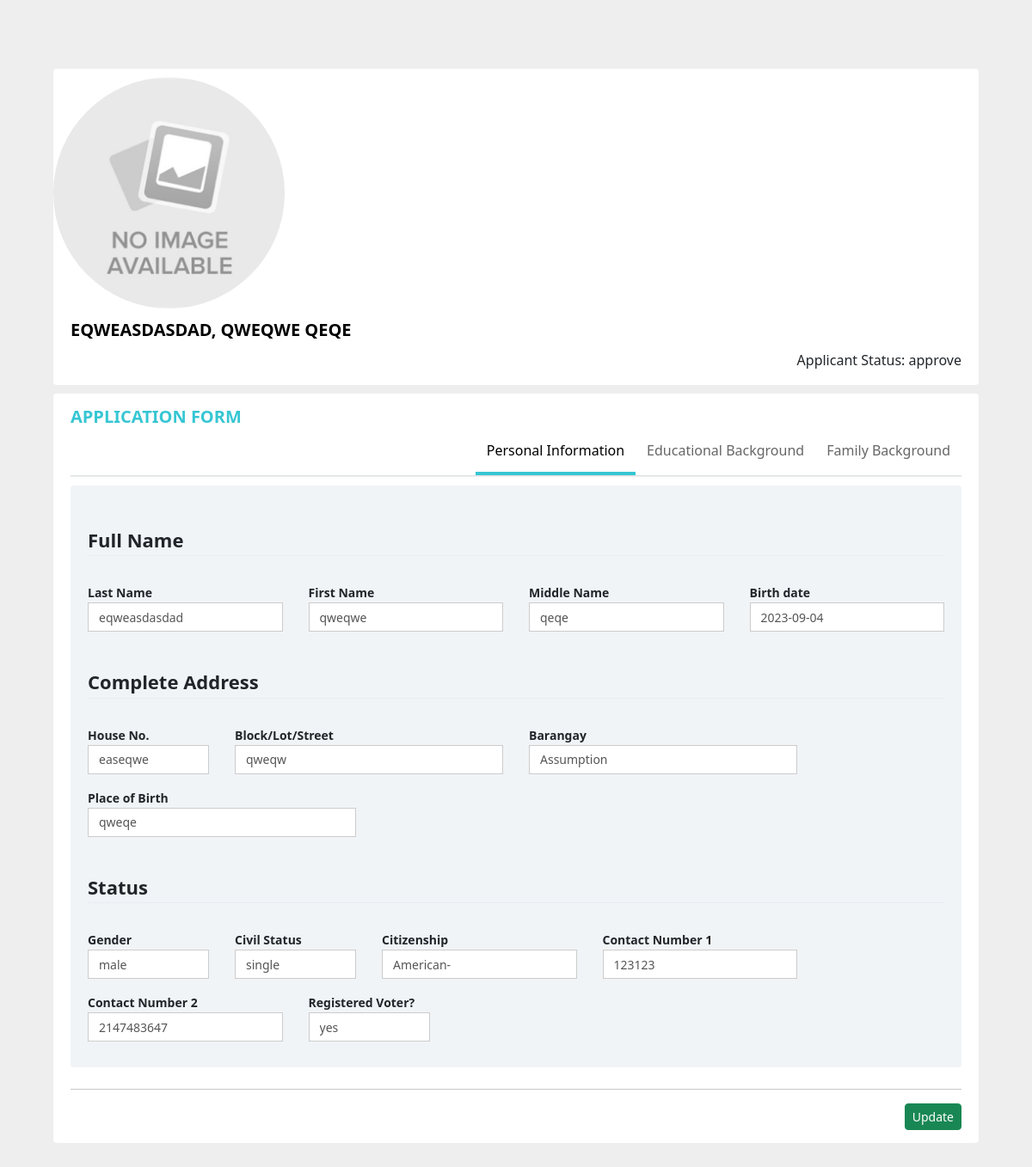
Screenshot of /pages/admin/action/profileStaffDb.php?id=27 with the database file from the repository.
### tables this page shows
CREATE TABLE `registration` (
  `applicant_id` int(11) NOT NULL,
  `fullName` varchar(255) NOT NULL,
  `lastName` varchar(50) NOT NULL,
  `firstName` varchar(50) NOT NULL,
  `middleName` varchar(50) NOT NULL,
  `status` varchar(100) DEFAULT NULL,
  `gender` varchar(10) NOT NULL,
  `civilStatus` varchar(10) NOT NULL,
  `voter` varchar(5) NOT NULL,
  `birthDate` date NOT NULL,
  `birthPlace` varchar(100) NOT NULL,
  `citizenship` varchar(10) NOT NULL,
  `fullAddress` varchar(255) NOT NULL,
  `houseAddress` varchar(100) NOT NULL,
  `streetAddress` varchar(100) NOT NULL,
  `barangayAddress` varchar(100) NOT NULL,
  `contactNum1` varchar(20) NOT NULL,
  `contactNum2` int(20) NOT NULL,
  `pic2x2` varchar(255) NOT NULL,
  `signaturePic` varchar(255) NOT NULL,
  `schoolName` varchar(100) NOT NULL,
  `schoolAddress` varchar(100) NOT NULL,
  `schoolType` varchar(10) NOT NULL,
  `course` varchar(50) NOT NULL,
  `yearLevel` varchar(50) NOT NULL,
  `fatherName` varchar(100) NOT NULL,
  `fatherStatus` varchar(20) NOT NULL,
  `fatherAddress` varchar(100) NOT NULL,
  `fatherContact` int(20) NOT NULL,
  `fatherOccupation` varchar(50) NOT NULL,
  `fatherEduc` varchar(50) NOT NULL,
  `motherName` varchar(100) NOT NULL,
  `motherStatus` varchar(50) NOT NULL,
  `motherAddress` varchar(100) NOT NULL,
  `motherContact` int(20) NOT NULL,
  `motherOccupation` varchar(50) NOT NULL,
  `motherEduc` varchar(50) NOT NULL,
  `guardianName` varchar(100) NOT NULL,
  `guardianAddress` varchar(100) NOT NULL,
  `guardianContact` int(20) NOT NULL,
  `guardianOccupation` varchar(50) NOT NULL,
  `guardianEduc` varchar(50) NOT NULL,
  `sibling1` varchar(200) NOT NULL,
  `sibling2` varchar(200) NOT NULL,
  `sibling3` varchar(200) NOT NULL,
  `sibling4` varchar(200) NOT NULL,
  `sibling5` varchar(200) NOT NULL,
  `sibling6` varchar(200) NOT NULL,
  `sizeFamily` int(50) NOT NULL,
  `annualGross` int(100) NOT NULL
);

CREATE TABLE `registration_approval` (
  `action_id` int(100) NOT NULL,
  `application_id` int(100) NOT NULL,
  `action_type` varchar(50) NOT NULL,
  `exam_status` varchar(100) DEFAULT NULL,
  `date` datetime NOT NULL DEFAULT current_timestamp()
);

### pages/admin/action/profileStaffDb.php (the view, shortened to what this page needs)
<?php
include '../include/dbConnection.php';
if (isset($_GET['id'])) {
    $applicantId = $_GET['id'];
    $sql = "SELECT * FROM registration WHERE applicant_id = '$applicantId'";
    $result = mysqli_query($conn, $sql);
    if ($result) {
        if (mysqli_num_rows($result) > 0) {
            $row = mysqli_fetch_assoc($result);
            extract($row);
        } else {
            echo "No row found with the specified ID.";
        }
    } else {
        echo "Error executing the query: " . mysqli_error($conn);
    }
} else {
    echo "No ID parameter found in the URL.";
}
?>
<!DOCTYPE html>
<html lang="en">
<head>
    <link href="https://cdn.jsdelivr.net/npm/bootstrap@5.3.0/dist/css/bootstrap.min.css" rel="stylesheet">
    <link rel="stylesheet" href="../../style/tabbing.css">
</head>
<body>
    <div class="container">
        <div class="profileBar">
            <div class="portlet light profileBar-portlet">
                <div class="profile-pic">
                    <?php
                    $signaturePicPath = "../../uploads/applicant/2x2/" . $pic2x2;
                    if (file_exists($signaturePicPath)) {
                        echo '<img src="' . $signaturePicPath . '" class="img-responsive">';
                    } else {
                        echo '<img src="../../uploads/applicant/2x2/No_Image_Available.jpg" class="img-responsive" alt="Default Image">';
                    }
                    ?>
                </div>
                <div class="profile-usertab">
                    <div class="profile-user-name text-uppercase"><?php echo $fullName ?>
                    </div>
                    <div class="actionBtn">
                        <?php if ($status == 'done') {
                            $status_sql = "SELECT * FROM registration_approval WHERE application_id = '$applicantId'";
                            $status_result = mysqli_query($conn, $status_sql);
                            if ($status_result) {
                                $row = mysqli_fetch_assoc($status_result);
                                if ($row) {
                                    $action = $row['action_type'];
                                    echo "Applicant Status: $action";
                                } else {
                                    echo "No action found for applicant with ID $applicantId";
                                }
                            } else {
                                echo "Error executing the query: " . mysqli_error($conn);
                            }
                        }
                        ?>
                    </div>
                </div>
            </div>
        </div>
        <div class="portlet light">
            <div class="portlet-title tabbable-line">
                <div class="caption caption-md">
                    <span class="caption-name font-color bold text-uppercase">Application Form</span>
                </div>
                <ul class="portletNav nav nav-tabs justify-content-end" id="myTab" role="tablist">
                    <li class="nav-item" role="presentation">
                        <button class="nav-link active" id="person-info" data-bs-toggle="tab" data-bs-target="#personInfo" type="button" role="tab" aria-controls="p-info" aria-selected="true">Personal Information</button>
                    </li>
                    <li class="nav-item" role="presentation">
                        <button class="nav-link" id="educ-bg" data-bs-toggle="tab" data-bs-target="#educBg" type="button" role="tab" aria-controls="e-background" aria-selected="false">Educational Background</button>
                    </li>
                    <li class="nav-item" role="presentation">
                        <button class="nav-link" id="family-bg" data-bs-toggle="tab" data-bs-target="#familyBg" type="button" role="tab" aria-controls="f-background" aria-selected="false">Family Background</button>
                    </li>
                </ul>
            </div>
            <div class="tab-content">
                <div class="tab-pane active" id="personInfo">
                    <form class="profile-form" role="form" autocomplete="on">
                        <div class="portletForm light bg-inverse">
                            <div class="portlet-body form">
                                <h4 class="form-section bold font">Full Name</h4>
                                <div class="row">
                                    <div class="col-md-3 col-sm-4">
                                        <div class="form-group">
                                            <label class="control-label bold font-xs">Last Name</label>
                                            <input type="text" class="form-control" name="l-name" id="l-name" value="<?php echo $lastName ?> " readonly>
                                        </div>
                                    </div>
                                    <div class="col-md-3 col-sm-4">
                                        <div class="form-group">
                                            <label class="control-label bold font-xs">First Name</label>
                                            <input type="text" class="form-control" name="f-name" id="f-name" value="<?php echo $firstName ?> " readonly>
                                        </div>
                                    </div>
                                    <div class="col-md-3 col-sm-4">
                                        <div class="form-group">
                                            <label class="control-label bold font-xs">Middle Name</label>
                                            <input type="text" class="form-control" name="m-name" id="m-name" value="<?php echo $middleName ?> " readonly>
                                        </div>
                                    </div>
                                    <div class="col-md-3">
                                        <div class="form-group">
                                            <label class="control-label bold font-xs">Birth date</label>
                                            <div class="input-group">
                                                <input type="text" class="form-control" name="b-date" id="b-date" value="<?php echo $birthDate ?> " readonly>
                                            </div>
                                        </div>
                                    </div>
                                </div>
                                <h4 class="form-section bold font">Complete Address</h4>
                                <div class="row">
                                    <div class="col-md-2">
                                        <div class="form-group">
                                            <label class="control-label bold font-xs">House No.</label>
                                            <input type="text" class="form-control" name="add-ress" id="add-ress" value="<?php echo $houseAddress ?> " readonly>
                                        </div>
                                    </div>
                                    <div class="col-md-4 col-sm-5">
                                        <div class="form-group">
                                            <label class="control-label bold font-xs">Block/Lot/Street</label>
                                            <input type="text" class="form-control" name="block-lot" id="block-lot" value="<?php echo $streetAddress ?> " readonly>
                                        </div>
                                    </div>
                                    <div class="col-md-4 col-sm-5">
                                        <div class="form-group">
                                            <label class="control-label bold font-xs">Barangay</label>
                                            <input type="text" class="form-control" name="street" id="street" value="<?php echo $barangayAddress ?> " readonly>
                                        </div>
                                    </div>
                                    <div class="col-md-4">
                                        <div class="form-group">
                                            <label class="control-label bold font-xs">Place of Birth</label>
                                            <input type="text" class="form-control" name="place-birth" id="place-birth" value="<?php echo $birthPlace ?> " readonly>
                                        </div>
                                    </div>
                                </div>
                                <h4 class="form-section bold font">Status</h4>
                                <div class="row">
                                    <div class="col-md-2 col-sm-3">
                                        <div class="form-group">
                                            <label class="control-label bold font-xs">Gender</label>
                                            <input type="text" class="form-control" name="place-birth" id="place-birth" value="<?php echo $gender ?> " readonly>
                                        </div>
                                    </div>
                                    <div class="col-md-2 col-sm-3">
                                        <div class="form-group">
                                            <label class="control-label bold font-xs">Civil Status</label>
                                            <input type="text" class="form-control" name="place-birth" id="place-birth" value="<?php echo $civilStatus ?> " readonly>
                                        </div>
                                    </div>
                                    <div class="col-md-3 col-sm-4">
                                        <div class="form-group">
                                            <label class="control-label bold font-xs">Citizenship</label>
                                            <input type="text" class="form-control" name="place-birth" id="place-birth" value="<?php echo $citizenship ?> " readonly>
                                        </div>
                                    </div>
                                    <div class="col-md-3 col-sm-4">
                                        <div class="form-group">
                                            <label class="control-label bold font-xs">Contact Number 1</label>
                                            <input type="text" class="form-control" name="contactNum" id="contactNum" value="<?php echo $contactNum1 ?> " readonly>
                                        </div>
                                    </div>
                                    <div class="col-md-3 col-sm-4">
                                        <div class="form-group">
                                            <label class="control-label bold font-xs">Contact Number 2</label>
                                            <input type="text" class="form-control" name="contactNum2" id="contactNum2" value="<?php echo $contactNum2 ?> " readonly>
                                        </div>
                                    </div>
                                    <div class="col-md-2 col-sm-3">
                                        <div class="form-group">
                                            <label class="control-label bold font-xs">Registered Voter?</label>
                                            <input type="text" class="form-control" name="contactNum2" id="contactNum2" value="<?php echo $voter ?> " readonly>
                                        </div>
                                    </div>
                                </div>
                            </div>
                        </div>
                        <hr class="mb-3 mt-3">
                        <div class="form-actions right">
                            <div class="row">
                                <div class="col-md-12">
                                    <button type="button" style="float: right;" class="btnUpdate-peronalInfo btn btn-success btn-sm">Update</button>
                                </div>
                            </div>
                        </div>
                    </form>
                </div>
            </div>
        </div>
    </div>
</body>
</html>

### rows the page displays
registration: fullName "EQWEASDASDAD, QWEQWE QEQE", l-name "eqweasdasdad", f-name "qweqwe", m-name "qeqe", b-date "2023-09-04", add-ress "easeqwe", block-lot "qweqw", street "Assumption", place-birth "qweqe", place-birth "male", place-birth "single", place-birth "American-", contactNum "123123", contactNum2 "2147483647", contactNum2 "yes"
registration_approval: action_type "approve"
